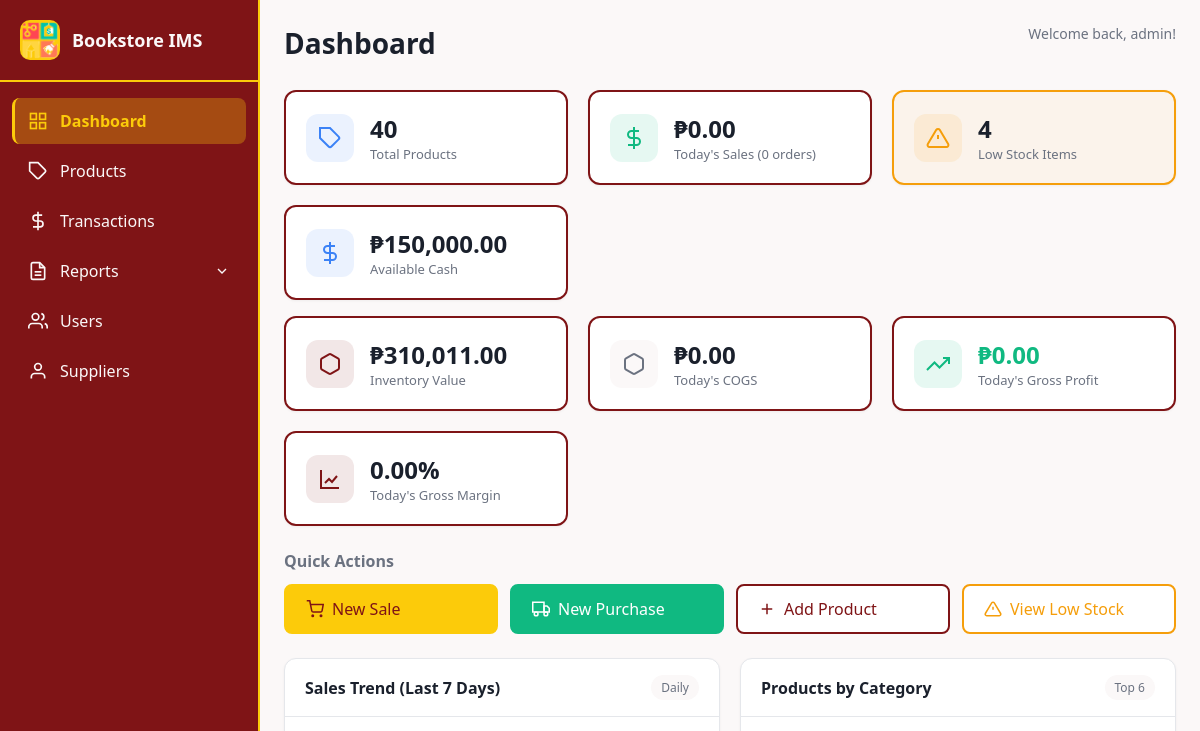
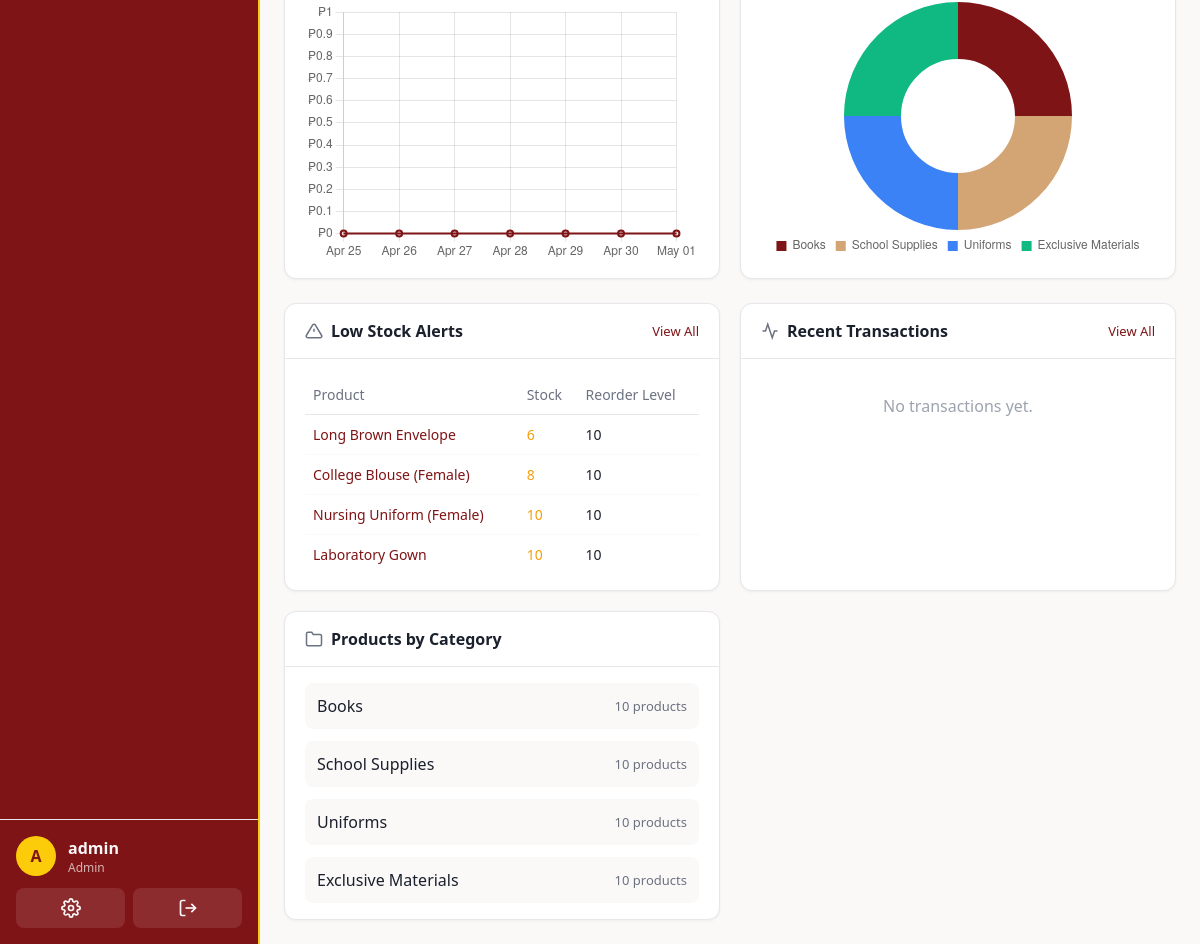
/dashboard (signed in), run on an earlier commit of the app's database (2 pictures, top to bottom).
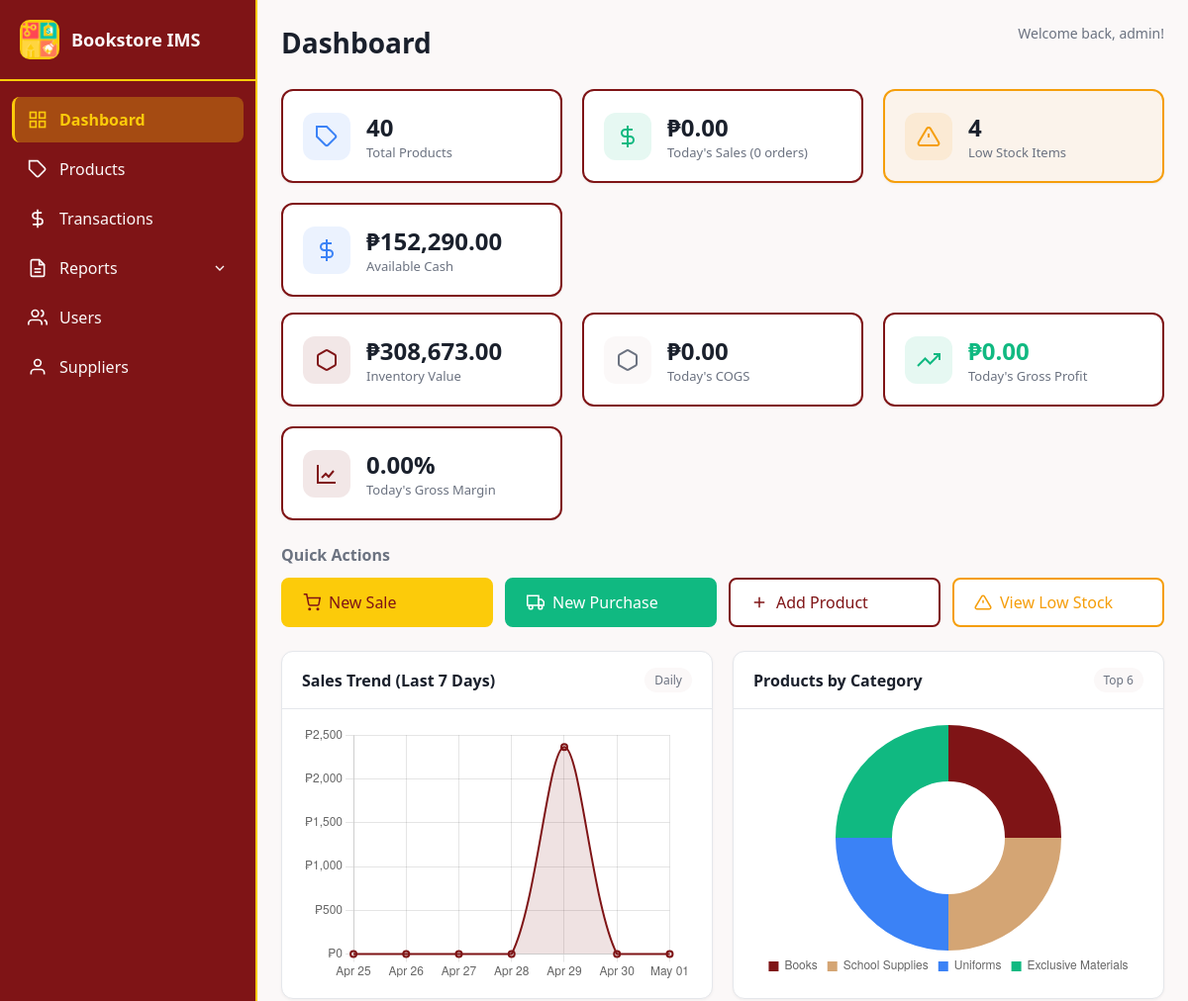
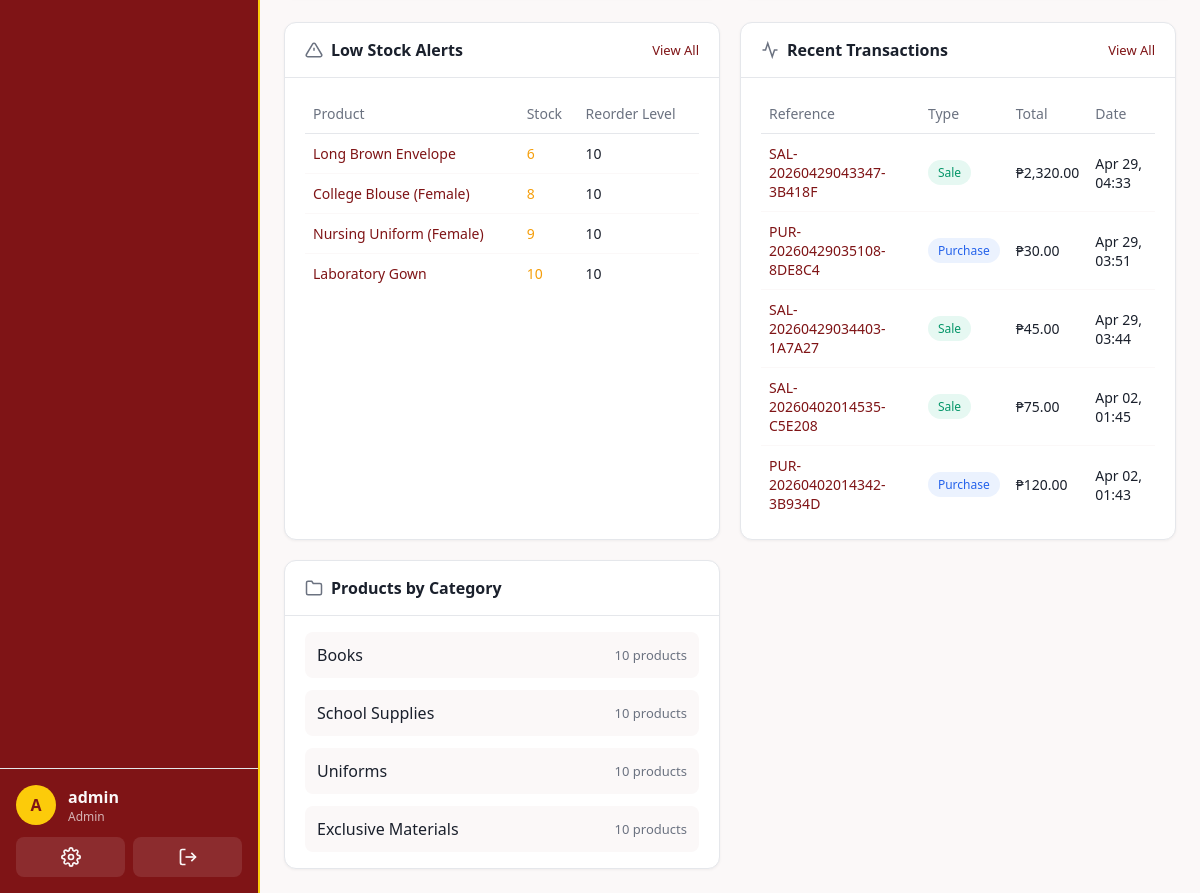
And on a later commit of the database (2 pictures, top to bottom).
### app/models.py (models this page shows, shortened)
class CashLedger(db.Model):
    __tablename__ = 'cash_ledger'
    id = db.Column(db.Integer, primary_key=True)
    entry_type = db.Column(db.String(30), nullable=False)  # opening_balance, sale_inflow, purchase_outflow, adjustment
    amount = db.Column(db.Float, nullable=False)  # Positive=inflow, Negative=outflow
    running_balance = db.Column(db.Float, nullable=False)
    transaction_id = db.Column(db.Integer, db.ForeignKey('transactions.id'))
    user_id = db.Column(db.Integer, db.ForeignKey('users.id'))
    notes = db.Column(db.Text)
    created_at = db.Column(db.DateTime, default=utc_now)

class Product(db.Model):
    __tablename__ = 'products'
    id = db.Column(db.Integer, primary_key=True)
    sku = db.Column(db.String(50), unique=True, nullable=False, index=True)  # Stock Keeping Unit
    name = db.Column(db.String(200), nullable=False)
    description = db.Column(db.Text)
    category_id = db.Column(db.Integer, db.ForeignKey('categories.id'), nullable=False)
    cost_price = db.Column(db.Float, nullable=False, default=0.0)  # Purchase cost
    selling_price = db.Column(db.Float, nullable=False, default=0.0)
    quantity = db.Column(db.Integer, nullable=False, default=0)
    reorder_level = db.Column(db.Integer, nullable=False, default=10)  # Low stock threshold
    isbn = db.Column(db.String(20))
    author = db.Column(db.String(200))
    publisher = db.Column(db.String(200))
    is_active = db.Column(db.Boolean, default=True)
    created_at = db.Column(db.DateTime, default=utc_now)
    updated_at = db.Column(db.DateTime, default=utc_now, onupdate=utc_now)
    stock_movements = db.relationship('StockMovement', backref='product', lazy='dynamic')
    transaction_items = db.relationship('TransactionItem', backref='product', lazy='dynamic')

class Category(db.Model):
    __tablename__ = 'categories'
    id = db.Column(db.Integer, primary_key=True)
    name = db.Column(db.String(100), unique=True, nullable=False)
    description = db.Column(db.String(255))
    created_at = db.Column(db.DateTime, default=utc_now)
    products = db.relationship('Product', backref='category', lazy='dynamic')

class Transaction(db.Model):
    __tablename__ = 'transactions'
    id = db.Column(db.Integer, primary_key=True)
    transaction_type = db.Column(db.String(20), nullable=False)  # 'sale' or 'purchase'
    reference_number = db.Column(db.String(50), unique=True, nullable=False)
    user_id = db.Column(db.Integer, db.ForeignKey('users.id'), nullable=False)
    subtotal = db.Column(db.Float, nullable=False, default=0.0)
    tax = db.Column(db.Float, nullable=False, default=0.0)
    discount = db.Column(db.Float, nullable=False, default=0.0)
    total = db.Column(db.Float, nullable=False, default=0.0)
    supplier_id = db.Column(db.Integer, db.ForeignKey('suppliers.id'), nullable=True)
    customer_name = db.Column(db.String(200))
    notes = db.Column(db.Text)
    created_at = db.Column(db.DateTime, default=utc_now)
    items = db.relationship('TransactionItem', backref='transaction', lazy='dynamic', cascade='all, delete-orphan')
    cash_entries = db.relationship('CashLedger', backref='transaction', lazy='dynamic')

### app/routes/main.py (the view)
@main_bp.route('/dashboard')
@login_required
def dashboard():
    total_products = Product.query.filter_by(is_active=True).count()
    total_categories = Category.query.count()
    low_stock_products = Product.query.filter(
        Product.quantity <= Product.reorder_level,
        Product.is_active == True
    ).all()
    low_stock_count = len(low_stock_products)
    today = datetime.now(UTC).date()
    today_sales = Transaction.query.filter(
        Transaction.transaction_type == 'sale',
        func.date(Transaction.created_at) == today
    ).all()
    today_sales_total = sum(t.total for t in today_sales)
    today_sales_count = len(today_sales)
    today_sale_items = db.session.query(TransactionItem).join(Transaction).filter(
        Transaction.transaction_type == 'sale',
        func.date(Transaction.created_at) == today
    ).all()
    today_cogs = sum(
        (item.unit_cost_at_sale if item.unit_cost_at_sale is not None else item.product.cost_price) * item.quantity
        for item in today_sale_items
    )
    today_gross_profit = today_sales_total - today_cogs
    today_margin_percent = (today_gross_profit / today_sales_total * 100) if today_sales_total > 0 else 0
    sales_trend_start = today - timedelta(days=6)
    daily_sales_rows = db.session.query(
        func.date(Transaction.created_at).label('day'),
        func.sum(Transaction.total).label('total')
    ).filter(
        Transaction.transaction_type == 'sale',
        func.date(Transaction.created_at) >= sales_trend_start,
        func.date(Transaction.created_at) <= today
    ).group_by(func.date(Transaction.created_at)).all()
    daily_sales_map = {}
    for row in daily_sales_rows:
        row_key = row.day.isoformat() if hasattr(row.day, 'isoformat') else str(row.day)
        daily_sales_map[row_key] = float(row.total or 0)
    dashboard_sales_labels = []
    dashboard_sales_values = []
    for day_index in range(7):
        day_value = sales_trend_start + timedelta(days=day_index)
        dashboard_sales_labels.append(day_value.strftime('%b %d'))
        dashboard_sales_values.append(round(daily_sales_map.get(day_value.isoformat(), 0.0), 2))
    recent_transactions = Transaction.query.order_by(
        Transaction.created_at.desc()
    ).limit(5).all()
    inventory_value = db.session.query(
        func.sum(Product.quantity * Product.cost_price)
    ).filter(Product.is_active == True).scalar() or 0
    latest_cash_entry = CashLedger.query.order_by(CashLedger.id.desc()).first()
    available_cash = latest_cash_entry.running_balance if latest_cash_entry else 0.0
    category_stats = db.session.query(
        Category.name,
        func.count(Product.id)
    ).outerjoin(Product).group_by(Category.id).all()
    category_chart_pairs = sorted(
        [
            (name, int(count or 0))
            for name, count in category_stats
            if (count or 0) > 0
        ],
        key=lambda pair: pair[1],
        reverse=True
    )[:6]
    category_chart_labels = [pair[0] for pair in category_chart_pairs]
    category_chart_values = [pair[1] for pair in category_chart_pairs]
    return render_template('dashboard.html',
        total_products=total_products,
        total_categories=total_categories,
        low_stock_count=low_stock_count,
        low_stock_products=low_stock_products[:5],  # Show top 5 low stock items
        today_sales_total=today_sales_total,
        today_sales_count=today_sales_count,
        today_cogs=today_cogs,
        today_gross_profit=today_gross_profit,
        today_margin_percent=today_margin_percent,
        recent_transactions=recent_transactions,
        inventory_value=inventory_value,
        available_cash=available_cash,
        category_stats=category_stats,
        dashboard_sales_labels=dashboard_sales_labels,
        dashboard_sales_values=dashboard_sales_values,
        category_chart_labels=category_chart_labels,
        category_chart_values=category_chart_values
    )

### app/__init__.py (called while the page is built)
@login_manager.user_loader
def load_user(user_id):
    return db.session.get(User, int(user_id))

### app/models.py (called while the page is built)
    def is_admin(self):
        return self.role == Role.ADMIN

### app/templates/dashboard.html (shortened to what the changed rows need)
{% extends "base.html" %}
{% block content %}
<div class="page-header">
  <h1>Dashboard</h1>
</div>
<div class="stats-grid dashboard-kpi-grid dashboard-kpi-grid-primary">
  <div class="stat-card">
    <div class="stat-details">
      <span class="stat-value">₱{{ "{:,.2f}".format(available_cash) }}</span>
      <span class="stat-label">Available Cash</span>
    </div>
  </div>
</div>
<details class="kpi-secondary-section" id="secondaryKpis" open>
  <div class="kpi-secondary-content">
    <div class="stats-grid dashboard-kpi-grid stats-grid-secondary">
      <div class="stat-card">
        <div class="stat-details">
          <span class="stat-value">₱{{ "{:,.2f}".format(inventory_value) }}</span>
          <span class="stat-label">Inventory Value</span>
        </div>
      </div>
    </div>
  </div>
</details>
<div class="analytics-grid">
  <div class="analytics-card">
    <div class="analytics-card-body">
      <div class="chart-canvas-wrap">
        <canvas id="dashboardSalesTrendChart"></canvas>
      </div>
    </div>
  </div>
</div>
<div class="dashboard-grid">
  {% if low_stock_products %}
  <div class="dashboard-card">
    <div class="card-body">
      <table class="mini-table">
        <thead>
          <tr>
            <th>Product</th>
            <th>Stock</th>
            <th>Reorder Level</th>
          </tr>
        </thead>
        <tbody>
          {% for product in low_stock_products %}
          <tr>
            <td>
              <a href="{{ url_for('products.view_product', id=product.id) }}">{{ product.name }}</a>
            </td>
            <td class="{% if product.quantity == 0 %}text-danger{% else %}text-warning{% endif %}">
              {{ product.quantity }}
            </td>
            <td>{{ product.reorder_level }}</td>
          </tr>
          {% endfor %}
        </tbody>
      </table>
    </div>
  </div>
  {% endif %}
  <div class="dashboard-card">
    <div class="card-body">
      {% if recent_transactions %}
      <table class="mini-table">
        <thead>
          <tr>
            <th>Reference</th>
            <th>Type</th>
            <th>Total</th>
            <th>Date</th>
          </tr>
        </thead>
        <tbody>
          {% for trans in recent_transactions %}
          <tr>
            <td>
              <a href="{{ url_for('transactions.view_transaction', id=trans.id) }}">{{ trans.reference_number }}</a>
            </td>
            <td>
              <span class="badge badge-{{ 'success' if trans.transaction_type == 'sale' else 'info' }}">
                {{ trans.transaction_type.title() }}
              </span>
            </td>
            <td>₱{{ "{:,.2f}".format(trans.total) }}</td>
            <td>{{ trans.created_at.strftime('%b %d, %H:%M') }}</td>
          </tr>
          {% endfor %}
        </tbody>
      </table>
      {% else %}
      <p class="empty-message">No transactions yet.</p>
      {% endif %}
    </div>
  </div>
  <div class="dashboard-card">
    <div class="card-body">
      <div class="category-list">
        {% for name, count in category_stats %}
        <div class="category-item">
          <span class="category-name">{{ name }}</span>
          <span class="category-count">{{ count or 0 }} products</span>
        </div>
        {% endfor %}
      </div>
    </div>
  </div>
</div>
{% endblock %}

What changed in the data, as far as the page shows it:
no longer on this page (row unchanged): CashLedger: running_balance "150,000.00"
added CashLedger: running_balance "152,290.00"
changed Product "Nursing Uniform (Female)": quantity "10" → "9"
added Transaction: total "2,320.00"
added Transaction: total "30.00"
added Transaction: total "45.00"
added Transaction: total "75.00"
added Transaction: total "120.00"
Also different on the page:
{{ "{:,.2f}".format(inventory_value) }}: "310,011.00" → "308,673.00"
chart data {{ dashboard_sales_values | tojson }}: [0.0, 0.0, 0.0, 0.0, 0.0, 0.0, 0.0] → [0.0, 0.0, 0.0, 0.0, 2365.0, 0.0, 0.0]
text no longer shown: "No transactions yet."
text now shown: "Reference Type Total Date"
